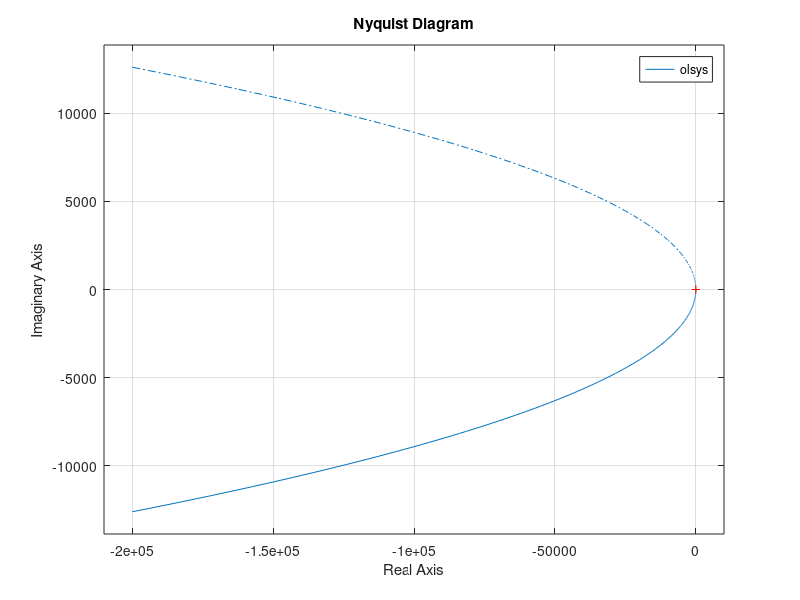
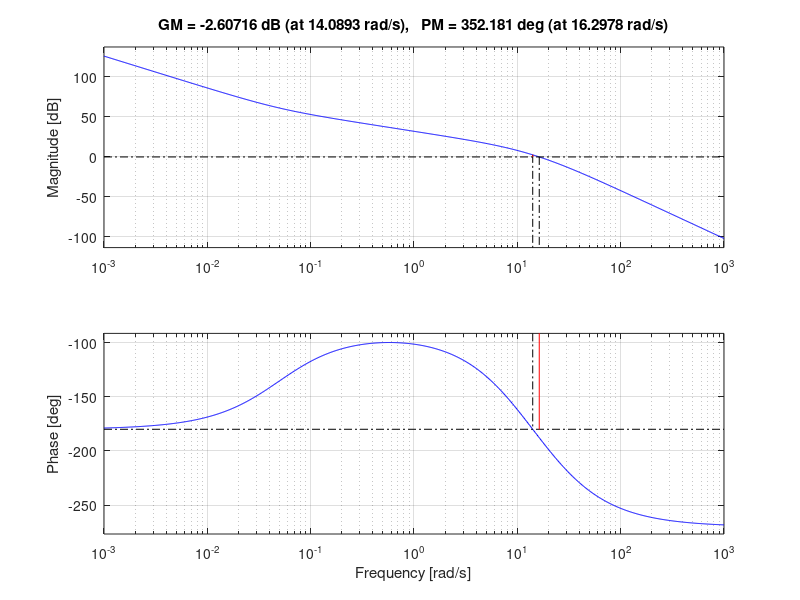
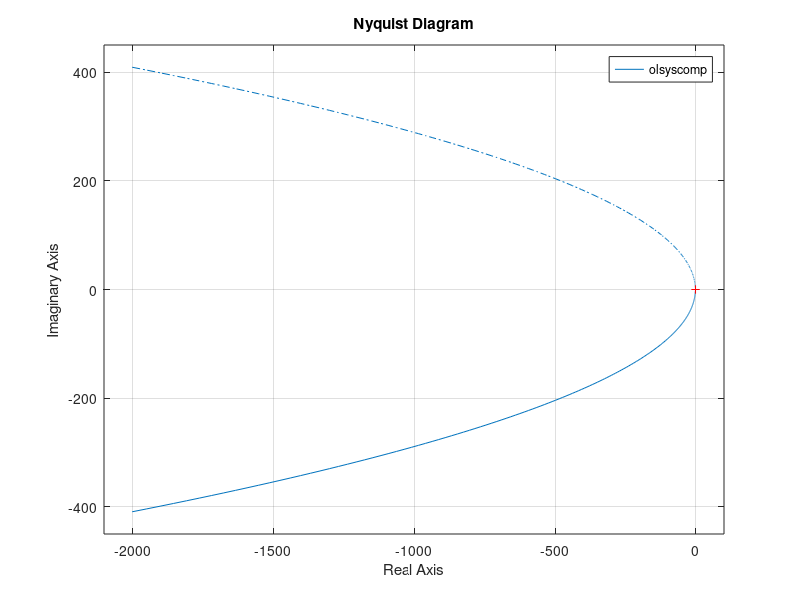
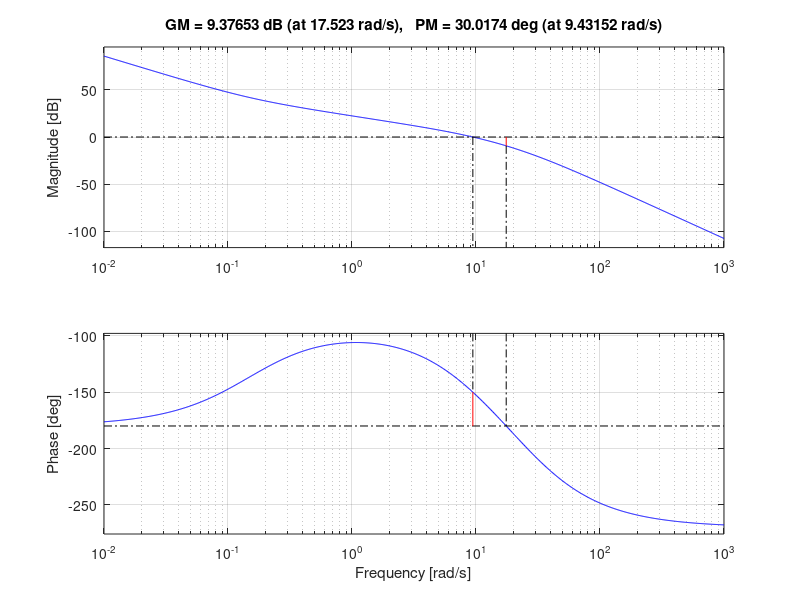

These charts were generated, in order, by the following MATLAB code: (Note: this script raises an error after producing the figures.)
clear all;
clc;
gaincomp = 2;
engine = tf(100,[1 10]);
wind = tf(1,[1 0]);
aircraft = tf(40, [1 20 0]);
 
sys1 = series(gaincomp,engine);
sys2 = parallel(sys1, wind);
olsys = series(sys2, aircraft);
 
figure(1);clf;
nyquist(olsys)
figure(2);clf;
margin(olsys)
 
lagcomp = tf([1 15.77],[1 24.16]);
sys3 = series(lagcomp,engine);
sys4 = parallel(sys3,wind);
olsyscomp = series(sys4,aircraft);
figure(3);clf;
nyquist(olsyscomp)
figure(4);clf;
margin(olsyscomp);
 
lagcomp2 = tf([1 15.42],[1 29.1]);
sys5 = series(lagcomp,lagcomp2);
sys6 = series(sys5,engine);
sys7 = parallel(sys6,wind);
olsyscomp2 = series(sys7,aircraft);
figure(5);clf;
nyquist(olsyscomp2)
figure(6);clf;
margin(olsyscomp2);

%%
figure (7);clf;
bode(olsyscomp,'r')
hold on;
bode(olsyscomp2,'b--')
%%
clsyscomp = feedback(olsyscomp,1);
clsyscomp2 = feedback(olsyscomp2,1);
figure (8);clf;
ltiview(clsyscomp,'r',clsyscomp2,'b--')
%%
fb = bandwidth(clsyscomp)
fb2 = bandwidth(clsyscomp2)

